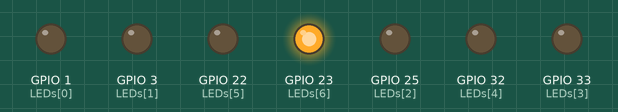
Bench run of a sketch on a simulated ESP32. Parts: output pins drawn as LEDs (lit = HIGH).

Above: at 0.5 s.
At 2.5 s:
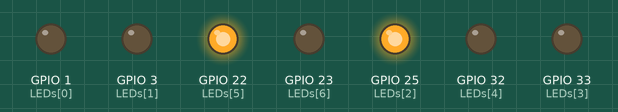
At 3.5 s:
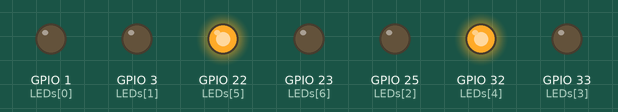
At 5.5 s:
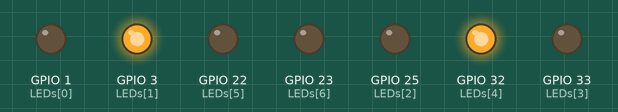
At 8.5 s:
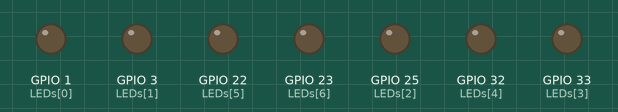
At 11.5 s:
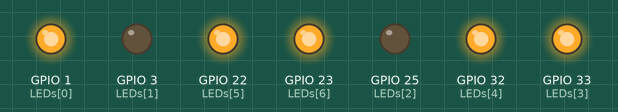
Timing chart, 0 to 13.0 s (numbered marks = the images above):
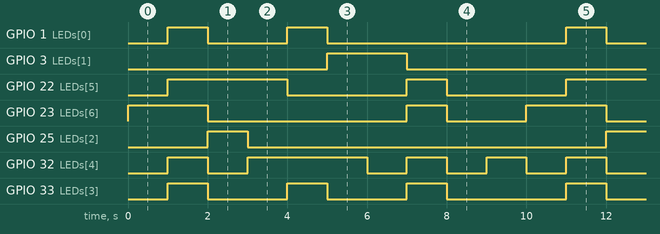

The sketch:

esp32-7sd-canode.ino
```cpp
int LEDs[] = {1, 3, 25, 33, 32, 22, 23}; //Used pins

//Each line in the array indicates a  number
//Since this is a common anode 7 segment display, each segment lights up when the pin reads LOW
int numbers[10][7] = {
  {0, 0, 0, 0, 0, 0, 1}, //0
  {1, 0, 0, 1, 1, 1, 1}, //1
  {0, 0, 1, 0, 0, 1, 0}, //2
  {0, 0, 0, 0, 1, 1, 0}, //3
  {1, 0, 0, 1, 1, 0, 0}, //4
  {0, 1, 0, 0, 1, 0, 0}, //5
  {0, 1, 0, 0, 0, 0, 0}, //6
  {0, 0, 0, 1, 1, 1, 1}, //7
  {0, 0, 0, 0, 0, 0, 0}, //8
  {0, 0, 0, 0, 1, 0, 0}  //9
};

void setup() {
  for (int i = 0; i < 7; i++) {
    pinMode(LEDs[i], OUTPUT); //Setting the pins to OUTPUT mode, so we can write to them
  }
}

void loop() {
  //This for loop goes trough the numbers array and lights the segments corresponding to the number and waits for one second.
  for (int i = 0; i < 10; i++) { //From 0 to 9
    for (int j = 0; j < 7; j++) {
      digitalWrite(LEDs[j], numbers[i][j]); //This is where the magic happens. It writes 0 (LOW) or 1 (HIGH) on each segment.
    }
    delay(1000); //Waits for a second between digits
  }
}
```

Measured:
- by itself, GPIO 1 (LEDs[0]): repeats every 10.0 s: LOW 2.0 s, HIGH 1.0 s, LOW 6.0 s, HIGH 1.0 s
- by itself, GPIO 3 (LEDs[1]): alternates HIGH for 2.0 s and LOW for 8.0 s
- by itself, GPIO 22 (LEDs[5]): repeats every 10.0 s: LOW 3.0 s, HIGH 1.0 s, LOW 3.0 s, HIGH 3.0 s
- by itself, GPIO 23 (LEDs[6]): repeats every 10.0 s: LOW 5.0 s, HIGH 1.0 s, LOW 2.0 s, HIGH 2.0 s
- by itself, GPIO 25 (LEDs[2]): alternates HIGH for 1.0 s and LOW for 9.0 s
- by itself, GPIO 32 (LEDs[4]): repeats every 10.0 s: LOW 1.0 s, HIGH 3.0 s, 3 × (LOW 1.0 s, HIGH 1.0 s)
- by itself, GPIO 33 (LEDs[3]): repeats every 10.0 s: 2 × (LOW 2.0 s, HIGH 1.0 s), LOW 3.0 s, HIGH 1.0 s
